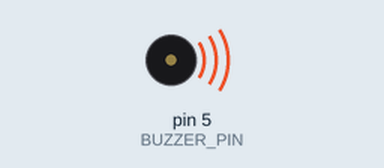
This sketch was run on a simulated Arduino Uno, built with avr-gcc and run on an emulated ATmega328P. Parts: buzzer (waves = sounding).

Above: at 0.2 s.
Timing chart, 0 to 3.0 s (numbered marks = the images above):
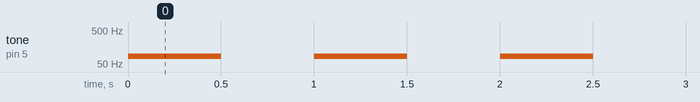

Measured:
- by itself, tone on pin 5 (BUZZER_PIN): alternates 85 Hz for 0.50 s and silent for 0.50 s

The sketch:

grove-buzzer.ino
```cpp
const int BUZZER_PIN = 5;

void setup() {
  pinMode(BUZZER_PIN, OUTPUT);
}

void loop() {
  tone(BUZZER_PIN, 85);  // on
  delay(500);
  noTone(BUZZER_PIN);  // off
  delay(500);
}
```
